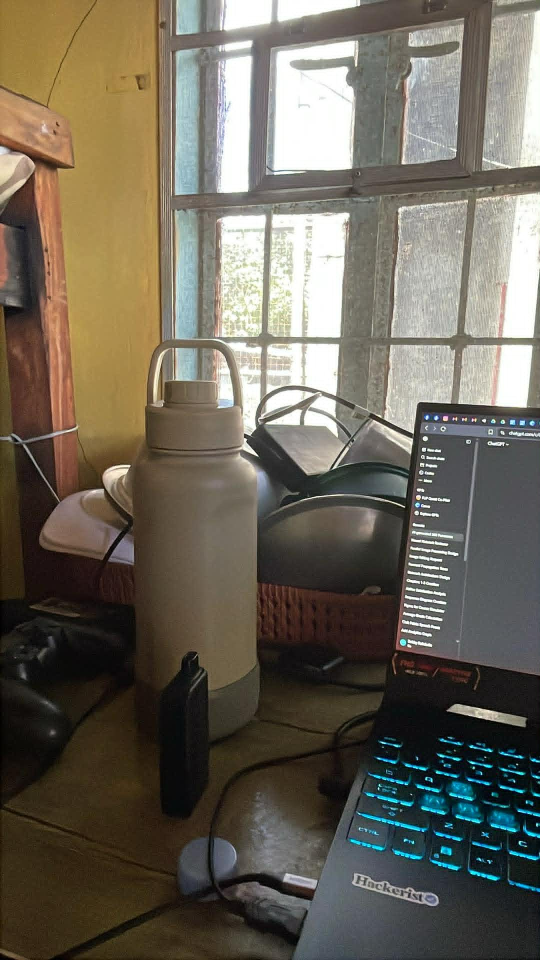
#> input picture test image/test1.jpg, 1080 x 1920 px (shown at 1/2 size)
$ python -i panorama_service.py   (imports and definitions only)   (older library calls are emulated)
#> lines starting #> are read from the running program, lines starting #| are printed output that depends on the picture
"""Feature-based panorama reconstruction using ORB/SIFT and RANSAC."""

from __future__ import annotations

from dataclasses import asdict, dataclass
from time import perf_counter
from typing import Literal, Sequence

import cv2
import numpy as np

from .spherical import SphericalMatches, prepare_spherical_matches

Algorithm = Literal["orb", "sift"]


class StitchingError(ValueError):
    """Raised when input images cannot be aligned reliably."""


@dataclass
class PairMetrics:
    pair: int
    keypoints_base: int
    keypoints_next: int
    candidate_matches: int
    good_matches: int
    inliers: int
    inlier_ratio: float
    processing_ms: float


def _issue(severity: str, code: str, message: str) -> dict:
    return {"severity": severity, "code": code, "message": message}


# [236 lines left out: functions analyze_image_sequence, _detector_and_norm, _ratio_matches, _crop_to_content, _blend, _stitch_pair, not called in this run]


def stitch_images(
    images: Sequence[np.ndarray],
    algorithm: Algorithm = "sift",
    ransac_threshold: float = 4.0,
) -> tuple[np.ndarray, dict]:
    """Stitch ordered overlapping images and return the panorama plus evaluation metrics."""
    if len(images) < 2:
        raise StitchingError("Upload at least two overlapping images.")
    if len(images) > 30:
        raise StitchingError("A maximum of 30 images can be stitched at once.")
    if not 1.0 <= ransac_threshold <= 10.0:
        raise StitchingError("RANSAC threshold must be between 1.0 and 10.0 pixels.")

    algorithm = algorithm.lower()  # type: ignore[assignment]
    if algorithm not in ("orb", "sift"):
        raise StitchingError("Algorithm must be either 'orb' or 'sift'.")

    started = perf_counter()
    panorama = images[0].copy()
    evidence_mask = np.full(panorama.shape[:2], 255, dtype=np.uint8)
    pair_metrics: list[PairMetrics] = []
    for index, next_image in enumerate(images[1:], start=1):
        panorama, evidence_mask, metrics = _stitch_pair(
            panorama, next_image, algorithm, index, ransac_threshold, evidence_mask
        )
        pair_metrics.append(metrics)

    total_ms = round((perf_counter() - started) * 1000, 2)
    return panorama, {
        "algorithm": algorithm.upper(),
        "image_count": len(images),
        "total_processing_ms": total_ms,
        "output_width": int(panorama.shape[1]),
        "output_height": int(panorama.shape[0]),
        "average_inlier_ratio": round(sum(item.inlier_ratio for item in pair_metrics) / len(pair_metrics), 4),
        "pairs": [asdict(item) for item in pair_metrics],
    }


# [233 lines left out: functions _fit_to_equirectangular, describe_missing_regions, placeholder_ai_gap_fill, reconstruct_hybrid_panorama, build_four_view_panorama, not called in this run]

>>> import cv2
>>> picture = cv2.imread('../../test image/test1.jpg', cv2.IMREAD_GRAYSCALE)
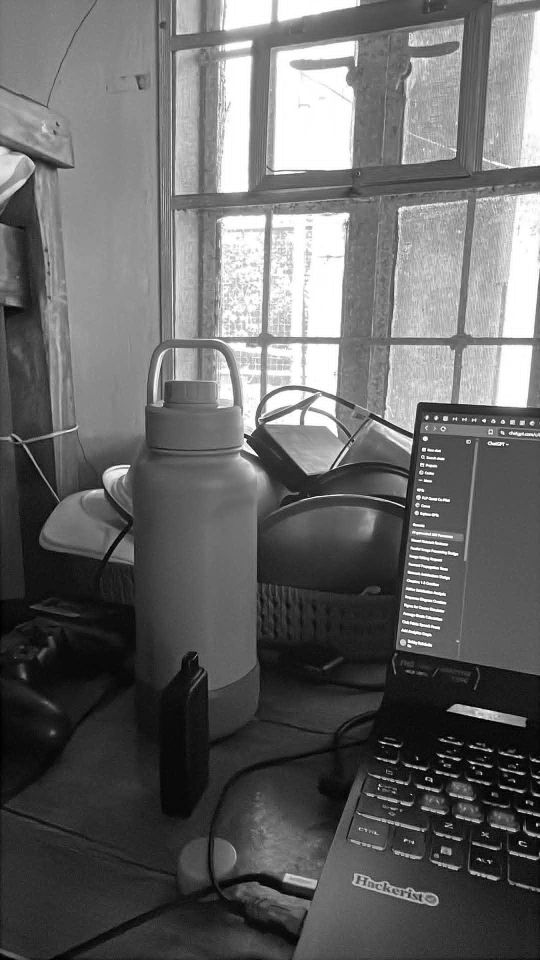
#> picture: shape (1920, 1080) (shown at 1/2 size); min 0, max 255, mean 102.2
>>> result = stitch_images(picture)
#> (the run stopped early here; a loop or call above may not have finished)

$ run again, on test image/test2.jpg
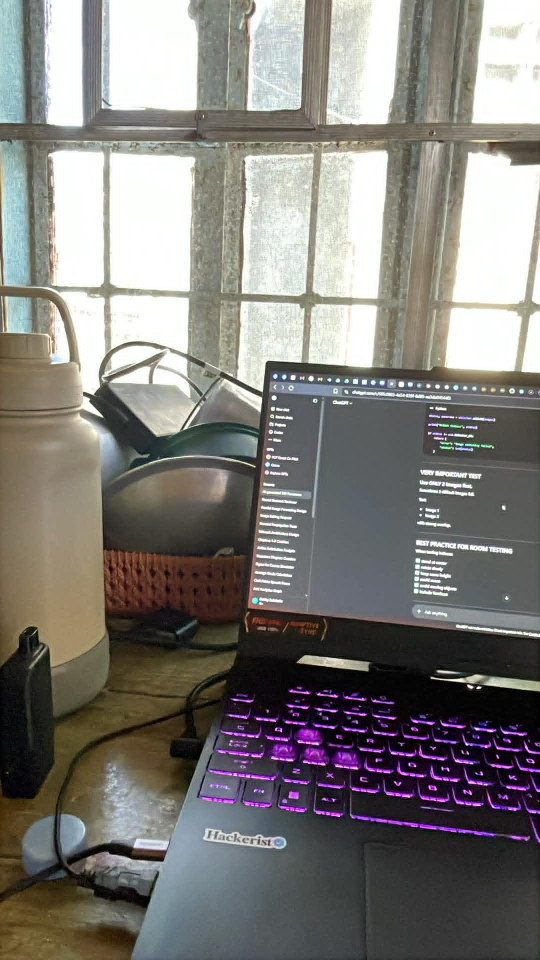
#> input picture test image/test2.jpg, 1080 x 1920 px (shown at 1/2 size)
#> `picture = cv2.imread('../../test image/test1.jpg', cv2.IMREAD_GRAYSCALE)`:
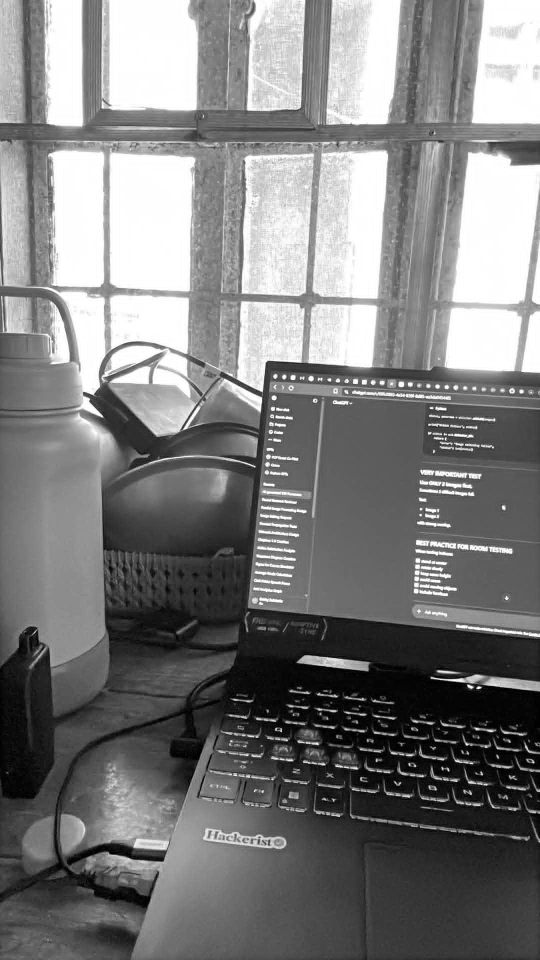
#> picture: shape (1920, 1080) (shown at 1/2 size); min 0, max 255, mean 124.9
